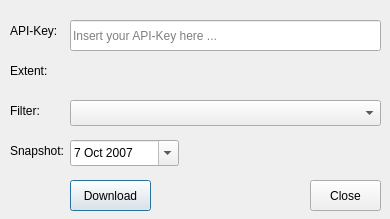
<?xml version="1.0" encoding="UTF-8"?>
<ui version="4.0">
 <class>OhsomeDialogBase</class>
 <widget class="QDialog" name="OhsomeDialogBase">
  <property name="geometry">
   <rect>
    <x>0</x>
    <y>0</y>
    <width>390</width>
    <height>219</height>
   </rect>
  </property>
  <property name="windowTitle">
   <string>Ohsome Downloader</string>
  </property>
  <widget class="QLineEdit" name="LineEditApiKey">
   <property name="geometry">
    <rect>
     <x>70</x>
     <y>20</y>
     <width>311</width>
     <height>31</height>
    </rect>
   </property>
   <property name="echoMode">
    <enum>QLineEdit::EchoMode::Password</enum>
   </property>
   <property name="placeholderText">
    <string>Insert your API-Key here ...</string>
   </property>
  </widget>
  <widget class="QDateEdit" name="DateEdit">
   <property name="geometry">
    <rect>
     <x>70</x>
     <y>140</y>
     <width>109</width>
     <height>26</height>
    </rect>
   </property>
   <property name="minimumDateTime">
    <datetime>
     <hour>16</hour>
     <minute>0</minute>
     <second>0</second>
     <year>2007</year>
     <month>10</month>
     <day>7</day>
    </datetime>
   </property>
   <property name="minimumDate">
    <date>
     <year>2007</year>
     <month>10</month>
     <day>7</day>
    </date>
   </property>
   <property name="calendarPopup">
    <bool>true</bool>
   </property>
  </widget>
  <widget class="QPushButton" name="PushButtonDownload">
   <property name="geometry">
    <rect>
     <x>70</x>
     <y>180</y>
     <width>81</width>
     <height>31</height>
    </rect>
   </property>
   <property name="text">
    <string>Download</string>
   </property>
  </widget>
  <widget class="QPushButton" name="PushButtonClose">
   <property name="geometry">
    <rect>
     <x>310</x>
     <y>180</y>
     <width>71</width>
     <height>31</height>
    </rect>
   </property>
   <property name="accessibleName">
    <string/>
   </property>
   <property name="text">
    <string>Close</string>
   </property>
  </widget>
  <widget class="QgsExtentWidget" name="ExtentWidget" native="true">
   <property name="geometry">
    <rect>
     <x>70</x>
     <y>60</y>
     <width>301</width>
     <height>30</height>
    </rect>
   </property>
   <property name="minimumSize">
    <size>
     <width>0</width>
     <height>30</height>
    </size>
   </property>
  </widget>
  <widget class="QLabel" name="LabelApiKey">
   <property name="geometry">
    <rect>
     <x>10</x>
     <y>20</y>
     <width>49</width>
     <height>21</height>
    </rect>
   </property>
   <property name="text">
    <string>API-Key:</string>
   </property>
  </widget>
  <widget class="QLabel" name="LabelExtent">
   <property name="geometry">
    <rect>
     <x>10</x>
     <y>60</y>
     <width>41</width>
     <height>21</height>
    </rect>
   </property>
   <property name="text">
    <string>Extent:</string>
   </property>
  </widget>
  <widget class="QLabel" name="LabelFilter">
   <property name="geometry">
    <rect>
     <x>10</x>
     <y>100</y>
     <width>41</width>
     <height>21</height>
    </rect>
   </property>
   <property name="text">
    <string>Filter:</string>
   </property>
  </widget>
  <widget class="QLabel" name="LabelSnapshot">
   <property name="geometry">
    <rect>
     <x>10</x>
     <y>140</y>
     <width>61</width>
     <height>21</height>
    </rect>
   </property>
   <property name="text">
    <string>Snapshot:</string>
   </property>
  </widget>
  <widget class="QComboBox" name="ComboBoxTopic">
   <property name="geometry">
    <rect>
     <x>70</x>
     <y>100</y>
     <width>311</width>
     <height>26</height>
    </rect>
   </property>
   <property name="placeholderText">
    <string>Select the Ohsome Filter here ...</string>
   </property>
  </widget>
 </widget>
 <customwidgets>
  <customwidget>
   <class>QgsExtentWidget</class>
   <extends>QWidget</extends>
   <header>qgis.gui</header>
   <container>1</container>
  </customwidget>
 </customwidgets>
 <resources/>
 <connections/>
</ui>
